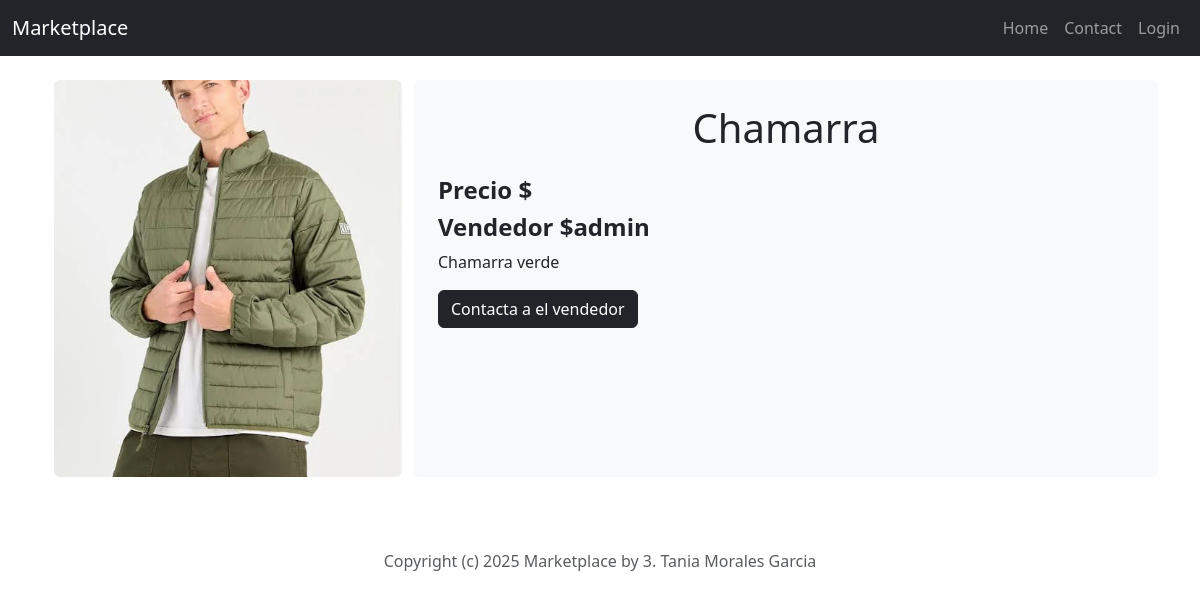
The app's page /store/detail/1/ with its own data.
### store/models.py (models this page shows, shortened)
class Item(models.Model):
    category = models.ForeignKey(Category, related_name='items', on_delete=models.CASCADE)
    name = models.CharField(max_length=255)
    description = models.TextField(blank=True, null=True)
    price = models.FloatField()
    image = models.ImageField(upload_to='item_images', blank=True, null=True)
    is_sold = models.BooleanField(default=False)
    created_by = models.ForeignKey(User, related_name='items', on_delete=models.CASCADE)
    create_at = models.DateTimeField(auto_now_add=True)

### store/views.py (the view)
# urls.py: path('detail/<int:pk>/', detail ,name='detail')
def detail(request, pk):
    item = get_object_or_404(Item, pk=pk)
    related_item = Item.objects.filter(category=item.category, is_sold=False).exclude(pk=pk)[0:3]
    context={
        'item': item,
        'related_items': related_item
    }
    return render (request, 'store/item.html',context)

### store/templates/store/item.html (shortened to what this page needs)
{%extends 'store/base.html' %}
{%block content%}
<div class="container mt-4 mb-4">
    <div class="row">
        <div class="col-4">
            <img src="{{ item.image.url}}" alt=""
            class="rounded" width="100%">
        </div>
        <div class="col-8 p-4 rounded bg-light">
            <h1 class="mb-4 text-center">
                {{item.name}}
            </h1>
        <h4><strong>Precio ${{item.prince}}</strong></h4>
        <h4><strong>Vendedor ${{item.created_by.username}}</strong></h4>
        {% if item.description %}
        <p>{{item.description}}</p>
        {% endif %}
        <a href="" class="btn btn-dark">Contacta a el vendedor</a>
        </div>
    </div>
</div>
{%endblock%}

### records on screen
Item: image (picture), name "Chamarra", created_by.username "admin", description "Chamarra verde"
